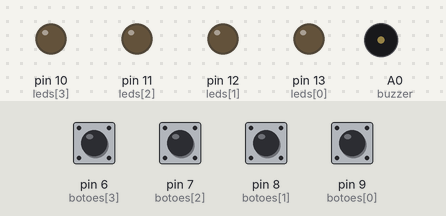
A sketch run on a simulated Arduino Uno, built with avr-gcc and run on an emulated ATmega328P. Parts: output pins drawn as LEDs (lit = HIGH), buzzer (waves = sounding). The inputs (shaded band) are chosen by the test bench; at power-on: pin 6 (botoes[3]), pin 7 (botoes[2]), pin 8 (botoes[1]), pin 9 (botoes[0]) HIGH. Random numbers use the default seed unless the sketch sets one.

Above: at 1.5 s.
1.6 s: pin 6 (botoes[3]) pulled LOW for 0.15 s
At 2.2 s:
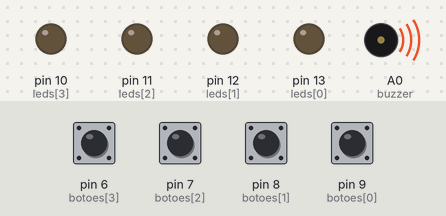
4.7 s: pin 7 (botoes[2]) pulled LOW for 0.15 s
At 6.8 s:
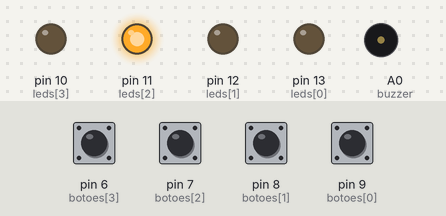
7.8 s: pin 7 (botoes[2]) pulled LOW for 1 s
At 8.9 s:
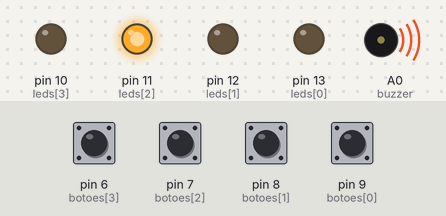
11.8 s: pin 6 (botoes[3]) pulled LOW for 1 s
At 14.75 s:
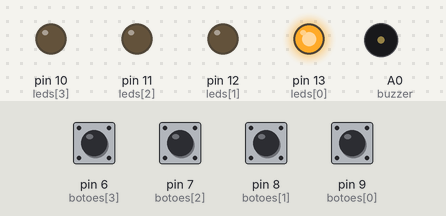
15.8 s: pin 9 (botoes[0]) pulled LOW for 0.15 s
At 16.05 s:
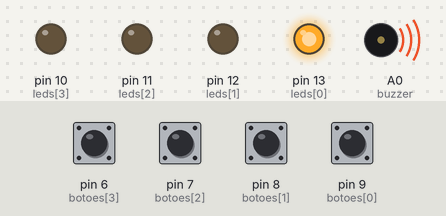
Timing chart, 0 to 19.9 s (numbered marks = the images above; inputs shaded):
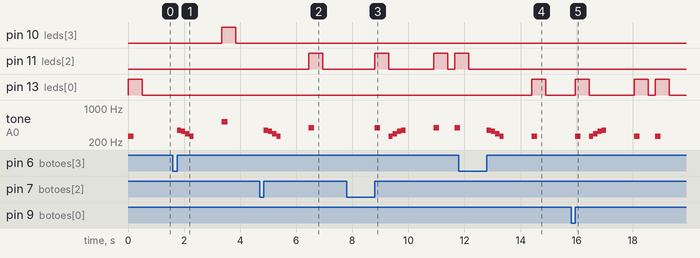

Measured:
- after the input at 1.6 s, pin 10 (leds[3]): LOW → HIGH after 1.8 s, → LOW 0.50 s later; tone on A0 (buzzer): plays 349 Hz for 0.15 s, 329 Hz for 0.15 s, 294 Hz for 0.15 s, 261 Hz for 0.15 s, 523 Hz for 0.20 s, starting after 0.15 s
- after the input at 4.7 s, pin 11 (leds[2]): LOW → HIGH after 1.8 s, → LOW 0.50 s later; tone on A0 (buzzer): plays 349 Hz for 0.15 s, 329 Hz for 0.15 s, 294 Hz for 0.15 s, 261 Hz for 0.15 s, 392 Hz for 0.20 s, starting after 0.15 s
- after the input at 7.8 s, pin 11 (leds[2]): goes HIGH 0.50 s, LOW 1.6 s, HIGH 0.50 s, LOW 0.25 s, then HIGH, starting after 1.0 s; tone on A0 (buzzer): plays 392 Hz for 0.20 s, 261 Hz for 0.15 s, 294 Hz for 0.15 s, 329 Hz for 0.15 s, 349 Hz for 0.15 s, 392 Hz for 0.20 s … (7 notes in this stretch), starting after 1.0 s
- after the input at 11.8 s, pin 13 (leds[0]): LOW → HIGH after 2.6 s, → LOW 0.50 s later
- after the input at 15.8 s, pin 13 (leds[0]): goes HIGH 0.50 s, LOW 1.6 s, HIGH 0.50 s, LOW 0.25 s, HIGH 0.50 s, then LOW, starting after 0.15 s; tone on A0 (buzzer): plays 261 Hz for 0.20 s, 261 Hz for 0.15 s, 294 Hz for 0.15 s, 329 Hz for 0.15 s, 349 Hz for 0.15 s, 261 Hz for 0.20 s … (7 notes in this stretch), starting after 0.15 s

The sketch:

genius.ino
```cpp
#include "GeniusGame.h"

GeniusGame game;

void setup() {
  game.setup();
}

void loop() {
  game.loop();
}
```

DynamicArray.cpp
```cpp
#include "DynamicArray.h"
#include <string.h>

void DynamicArray::resize() {
  capacity *= 2;
  int* newData = new int[capacity];
  memcpy(newData, data, length * sizeof(int));
  delete[] data;
  data = newData;
}

DynamicArray::DynamicArray() : capacity(1), length(0) {
  data = new int[capacity];
}

DynamicArray::~DynamicArray() {
  delete[] data;
}

void DynamicArray::push_back(int value) {
  if (length == capacity) {
    resize();
  }
  data[length++] = value;
}

int DynamicArray::size() const {
  return length;
}

int DynamicArray::operator[](int index) const {
  if (index < 0 || index >= length) {
    return -1;
  }
  return data[index];
}

void DynamicArray::clear() {
  delete[] data;
  data = new int[1];
  capacity = 1;
  length = 0;
}
```

DynamicArray.h
```cpp
#ifndef DYNAMIC_ARRAY_H
#define DYNAMIC_ARRAY_H

class DynamicArray {
private:
  int* data;
  int capacity;
  int length;

  void resize();

public:
  DynamicArray();
  ~DynamicArray();

  void push_back(int value);
  int size() const;
  int operator[](int index) const;
  void clear();
};

#endif
```

GeniusGame.cpp
```cpp
#include "GeniusGame.h"

GeniusGame::GeniusGame() : inputIndex(0), score(0) {}

void GeniusGame::setup() {
  for (int i = 0; i < NUM_LEDS; i++) {
    pinMode(leds[i], OUTPUT);
  }

  for (int i = 0; i < NUM_BOTOES; i++) {
    pinMode(botoes[i], INPUT_PULLUP);
  }

  pinMode(buzzer, OUTPUT);

  randomSeed(analogRead(0));
}

void GeniusGame::loop() {
  sequence.push_back(random(NUM_LEDS));

  for (int i = 0; i < sequence.size(); i++) {
    int delayTime = 500;
    acendeLed(sequence[i]);
    delay(delayTime);
    apagaLed(sequence[i]);
    delay(delayTime / 2);
  }

  inputIndex = 0;
  while (inputIndex < sequence.size()) {
    int buttonPressed = getButtonPressed();
    if (buttonPressed != -1) {
      if (buttonPressed == sequence[inputIndex]) {
        acendeLed(buttonPressed);
        delay(500);
        apagaLed(buttonPressed);
        inputIndex++;
      } else {
        playFailureTone();
        delay(1000);
        sequence.clear();
        score = 0;
        return;
      }
    }
  }

  score++;
  playSuccessTone();
  delay(1000);
}

void GeniusGame::acendeLed(int ledIndex) {
  if (ledIndex < 0 || ledIndex >= NUM_LEDS) return;
  digitalWrite(leds[ledIndex], HIGH);
  tone(buzzer, tones[ledIndex], 200);
}

void GeniusGame::apagaLed(int ledIndex) {
  if (ledIndex < 0 || ledIndex >= NUM_LEDS) return;
  digitalWrite(leds[ledIndex], LOW);
}

int GeniusGame::getButtonPressed() {
  for (int i = 0; i < NUM_BOTOES; i++) {
    if (digitalRead(botoes[i]) == LOW) {
      delay(50);
      if (digitalRead(botoes[i]) == LOW) {
        while (digitalRead(botoes[i]) == LOW);
        return i;
      }
    }
  }
  return -1;
}

void GeniusGame::playSuccessTone() {
  for (int i = 0; i < 4; i++) {
    tone(buzzer, successTones[i], 150);
    delay(150);
  }
}

void GeniusGame::playFailureTone() {
  for (int i = 0; i < 4; i++) {
    tone(buzzer, failureTones[i], 150);
    delay(150);
  }
}
```

GeniusGame.h
```cpp
#ifndef GENIUS_GAME_H
#define GENIUS_GAME_H

#include <Arduino.h>
#include "DynamicArray.h"

enum {
  NUM_LEDS = 4,
  NUM_BOTOES = 4
};

class GeniusGame {
private:
  const int buzzer = A0;
  int leds[NUM_LEDS] = {13, 12, 11, 10};
  int botoes[NUM_BOTOES] = {9, 8, 7, 6};
  const int tones[NUM_LEDS] = {261, 329, 392, 523};
  const int successTones[4] = {261, 294, 329, 349};
  const int failureTones[4] = {349, 329, 294, 261};
  DynamicArray sequence;
  int inputIndex;
  int score;

public:
  GeniusGame();
  void setup();
  void loop();
  void acendeLed(int ledIndex);
  void apagaLed(int ledIndex);
  int getButtonPressed();
  void playSuccessTone();
  void playFailureTone();
};

#endif
```

tone_utils.cpp
```cpp
#include "tone_utils.h"
#include <Arduino.h>

void playTone(int pin, int frequency, int duration) {
  tone(pin, frequency, duration);
}
```

tone_utils.h
```cpp
#ifndef TONE_UTILS_H
#define TONE_UTILS_H

void playTone(int pin, int frequency, int duration);

#endif
```

lcd_utils.cpp
```cpp
#include "lcd_utils.h"

void initLCD(LiquidCrystal_I2C& lcd) {
  lcd.begin(16, 2);
  lcd.backlight();
}

void printLCD(LiquidCrystal_I2C& lcd, const char* text) {
  lcd.setCursor(0, 0);
  lcd.print(text);
}
```

lcd_utils.h
```cpp
#ifndef LCD_UTILS_H
#define LCD_UTILS_H

#include <LiquidCrystal_I2C.h>

void initLCD(LiquidCrystal_I2C& lcd);
void printLCD(LiquidCrystal_I2C& lcd, const char* text);

#endif
```
